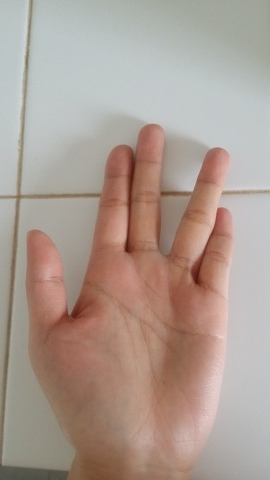
#> input picture learning/0.jpeg, 270 x 480 px; its folder holds only this picture in this run
$ python Recognition.py
#> lines starting #> are read from the running program, lines starting #| are printed output that depends on the picture; after the words box and inside, x2 and y2 are one past the last pixel; in counts of white or black regions, pixels touching at a corner belong together
# --coding:utf8--
import cv2
import numpy as np
import operator
from numpy import *


# 1. Read images
def readImage(fileName):
    # Read color image
    img = cv2.imread(fileName, cv2.IMREAD_COLOR)
    return img


# 2. Filters and threshold
def hand_threshold(frame):
    # Blur the image
    blur = cv2.blur(frame, (3, 3))
    # Convert to HSV color space
    hsv = cv2.cvtColor(blur, cv2.COLOR_BGR2HSV)
    # Create a binary image with where white will be skin colors and rest is black
    mask2 = cv2.inRange(hsv, np.array([2, 50, 50]), np.array([15, 255, 255]))
    cv2.imwrite('./result/binaryImage.png', mask2)
    # Kernel matrices for morphological transformation
    kernel_square = np.ones((11, 11), np.uint8)
    kernel_ellipse = cv2.getStructuringElement(cv2.MORPH_ELLIPSE, (5, 5))

    # Perform morphological transformations to filter out the background noise
    # Dilation increase skin color area
    # Erosion increase skin color area
    dilation = cv2.dilate(mask2, kernel_ellipse, iterations=1)
    erosion = cv2.erode(dilation, kernel_square, iterations=1)
    dilation2 = cv2.dilate(erosion, kernel_ellipse, iterations=1)
    filtered = cv2.medianBlur(dilation2, 5)
    kernel_ellipse = cv2.getStructuringElement(cv2.MORPH_ELLIPSE, (8, 8))
    dilation2 = cv2.dilate(filtered, kernel_ellipse, iterations=1)
    kernel_ellipse = cv2.getStructuringElement(cv2.MORPH_ELLIPSE, (5, 5))
    dilation3 = cv2.dilate(filtered, kernel_ellipse, iterations=1)
    median = cv2.medianBlur(dilation2, 5)
    ret, thresh = cv2.threshold(median, 127, 255, 0)
    return thresh


# 3. Find hand contour
def hand_contour_find(contours, frame):
    max_area=0
    largest_contour=-1
    for i in range(len(contours)):
        cont=contours[i]
        area=cv2.contourArea(cont)
        if(area>max_area):
            max_area=area
            largest_contour=i
    if(largest_contour==-1):
        return False,0
    else:
        # Largest area contour
        h_contour=contours[largest_contour]
        # Find convex hull
        hull = cv2.convexHull(h_contour)
        # Find convex defects
        hull2 = cv2.convexHull(h_contour, returnPoints=False)
        defects = cv2.convexityDefects(h_contour, hull2)

        # Get defect points and draw them in the original image
        # A list of start defect point, end defect point and far defect point
        StartDefect = []
        EndDefect = []
        FarDefect = []
        for i in range(defects.shape[0]):
            s, e, f, d = defects[i, 0]
            start = tuple(h_contour[s][0])
            end = tuple(h_contour[e][0])
            far = tuple(h_contour[f][0])
            StartDefect.append(start)
            EndDefect.append(end)
            FarDefect.append(far)
            cv2.line(frame, start, far, [255, 0, 100], 2)
            cv2.line(frame, far, end, [255, 0, 100], 2)
        return True, h_contour, StartDefect, EndDefect, FarDefect

# 4. Find Central Mass
def calculeCentralMass(h_contour, FarDefect, frame):
    # Find moments of the largest contour
    moments = cv2.moments(h_contour)

    # Central mass of first order moments
    if moments['m00'] != 0:
        cx = int(moments['m10'] / moments['m00'])  # cx = M10/M00
        cy = int(moments['m01'] / moments['m00'])  # cy = M01/M00
    centerMass = (cx, cy)
    FarDefect.append(centerMass)
    # Add Central Mass in the end of FarDefect

    # Draw center mass
    cv2.circle(frame, centerMass, 7, [100, 0, 255], 2)
    font = cv2.FONT_HERSHEY_SIMPLEX
    # add text 'CentralMass' in image
    # cv2.putText(frame, 'CentralMass', tuple(centerMass), font, 1, (255, 255, 255), 2)

    return FarDefect, centerMass, moments


# 5. Calcule distance between far defects to start nodes and end nodes
def calculeDistance(StartDefect, EndDefect, FarDefect, centerMass):
    # Distance from start defect to far node
    distanceBetweenDefectsToStart = []
    for i in range(0, len(StartDefect)):
        startNode = np.array(StartDefect[i])
        farNode = np.array(FarDefect[i])
        distance = np.sqrt(np.power(startNode[0]-farNode[0], 2) + np.power(startNode[1]-farNode[1], 2))
        distanceBetweenDefectsToStart.append(distance)

    # Distance from far defect to end node
    distanceBetweenDefectsToEnd = []
    for i in range(0, len(StartDefect)):
        endNode = np.array(EndDefect[i])
        farNode = np.array(FarDefect[i])
        distance = np.sqrt(np.power(endNode[0] - farNode[0], 2) + np.power(endNode[1] - farNode[1], 2))
        distanceBetweenDefectsToEnd.append(distance)

    # Distance from end node to next start node
    distanceBetweenEndNodeToNextStartNode = []
    for i in range(0, len(StartDefect)):
        endNode = np.array(EndDefect[i])
        nestStartNode = np.array(FarDefect[i+1])
        distance = np.sqrt(np.power(endNode[0] - nestStartNode[0], 2) + np.power(endNode[1] - nestStartNode[1], 2))
        distanceBetweenEndNodeToNextStartNode.append(distance)

    return distanceBetweenDefectsToStart, distanceBetweenDefectsToEnd, distanceBetweenEndNodeToNextStartNode


# 6. Create a graph
def creatGraph(StartDefect, EndDefect, FarDefect, frame, distanceBetweenDefectsToStart, distanceBetweenDefectsToEnd, distanceBetweenEndNodeToNextStartNode):
    # write nodes in a list
    node_list = []
    # write the edges in a list
    edge_list = []

    for i in range(0, len(StartDefect)):
        if distanceBetweenDefectsToStart[i] > 20 and distanceBetweenDefectsToEnd > 20 and distanceBetweenEndNodeToNextStartNode > 30 :
            # write start nodes in startNodeList
            startNodeList = []
            startNode = np.array(StartDefect[i])
            # start node Id
            startNodeList.append(len(node_list))
            # start node l'axe x
            startNodeList.append(startNode[0])
            # start node l'axe y
            startNodeList.append(startNode[1])
            # add start node in the node list
            node_list.append(startNodeList)
            # draw start node in frame
            cv2.circle(frame, StartDefect[i], 10, [255, 0, 100], 3)

            # write far nodes in farNodeList
            farNodeList = []
            farNode = np.array(FarDefect[i])
            # far node Id
            farNodeList.append(len(node_list))
            # far node l'axe x
            farNodeList.append(farNode[0])
            # far node l'axe y
            farNodeList.append(farNode[1])
            # add far node in the node list
            node_list.append(farNodeList)
            # draw far node in frame
            cv2.circle(frame, FarDefect[i], 10, [100, 0, 255], 3)

            # write end nodes in endNodeList
            endNodeList = []
            endNode = np.array(EndDefect[i])
            # end node Id
            endNodeList.append(len(node_list))
            # end node l'axe x
            endNodeList.append(endNode[0])
            # end node l'axe y
            endNodeList.append(endNode[1])
            # add end node in the node list
            node_list.append(endNodeList)
            # draw end node in frame
            cv2.circle(frame, EndDefect[i], 10, [255, 0, 100], 3)

            # Add the edge from start node to far node
            edge = []
            # edge Id
            edge.append(len(edge_list))
            # edge source : start node
            edge.append(startNodeList[0])
            # edge target : far node
            edge.append(farNodeList[0])
            # edge distance
            edge.append(distanceBetweenDefectsToStart[i])
            # add edge in the edge list
            edge_list.append(edge)
            # cv2.line(frame, StartDefect[i], FarDefect[i], [255, 0, 100], 2)

            # Add the edge from far node to end node
            edge = []
            # edge Id
            edge.append(len(edge_list))
            # edge source : far node
            edge.append(farNodeList[0])
            # edge target : end node
            edge.append(endNodeList[0])
            # edge distance
            edge.append(distanceBetweenDefectsToEnd[i])
            # add edge in the edge list
            edge_list.append(edge)
            # cv2.line(frame, FarDefect[i], EndDefect[i], [255, 0, 100], 2)

    # write nodes and edges in a list
    graph = []
    graph.append(node_list)
    graph.append(edge_list)
    # print graph
    return graph

# 7. Write in a file
def writeFile(graph):
    file = open('./graph/graph.txt', 'w')
    for i in graph:
        info = ' '.join([str(j) for j in i])
        file.write(info + "\n")
    file.close()


############################### Learning ###############################

def learning(fileName):
    # Read images
    frame = readImage(fileName)
#> in readImage, img is the input picture: shape (480, 270, 3); mean B, G, R 146.1, 155.8, 172.5
    frame_original = np.copy(frame)

    # Filters and threshold
    frame_threshold = hand_threshold(frame)
#> in hand_threshold, `hsv = cv2.cvtColor(blur, cv2.COLOR_BGR2HSV)`: hsv: shape (480, 270, 3); mean H, S, V 37.9, 47.3, 174.6
#> in hand_threshold, `mask2 = cv2.inRange(hsv, np.array([2, 50, 50]), np.array([15, 255, 255..`:
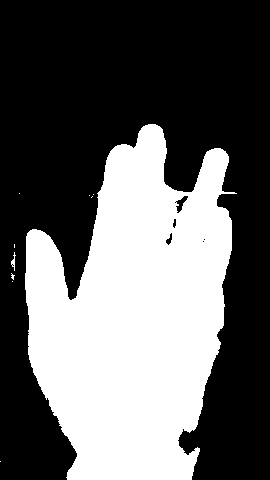
#> mask2: shape (480, 270); 38.9% white; 10 white regions (8 under 20 px), largest, box (x1, y1, x2, y2) and area: (25, 124, 237, 480) 50349, (11, 252, 16, 271) 38
#> in hand_threshold, `dilation = cv2.dilate(mask2, kernel_ellipse, iterations=1)`:
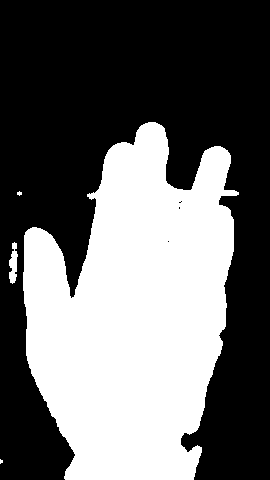
#> dilation: shape (480, 270); 41.1% white; 4 white regions (2 under 20 px), largest, box (x1, y1, x2, y2) and area: (23, 122, 239, 480) 52992, (9, 242, 18, 284) 243
#> in hand_threshold, `erosion = cv2.erode(dilation, kernel_square, iterations=1)`:
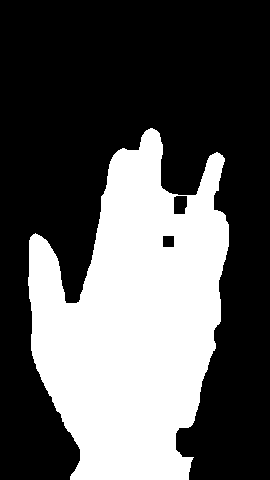
#> erosion: shape (480, 270); 35.3% white; 1 white region, box (x1, y1, x2, y2) and area: (28, 128, 229, 480) 45789
#> in hand_threshold, `dilation2 = cv2.dilate(erosion, kernel_ellipse, iterations=1)`: dilation2: shape (480, 270); 37.3% white; 1 white region, box (x1, y1, x2, y2) and area: (26, 126, 231, 480) 48277
#> in hand_threshold, `filtered = cv2.medianBlur(dilation2, 5)`: filtered: shape (480, 270); 37.3% white; 1 white region, box (x1, y1, x2, y2) and area: (26, 126, 231, 480) 48302
#> in hand_threshold, `dilation2 = cv2.dilate(filtered, kernel_ellipse, iterations=1)`:
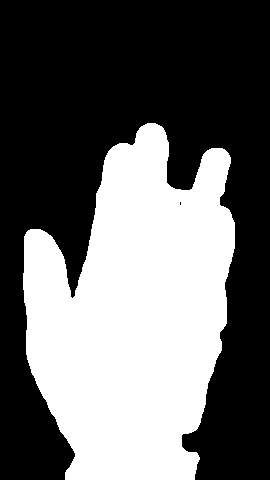
#> dilation2: shape (480, 270); 40.6% white; 1 white region, box (x1, y1, x2, y2) and area: (23, 123, 235, 480) 52639
#> in hand_threshold, `dilation3 = cv2.dilate(filtered, kernel_ellipse, iterations=1)`:
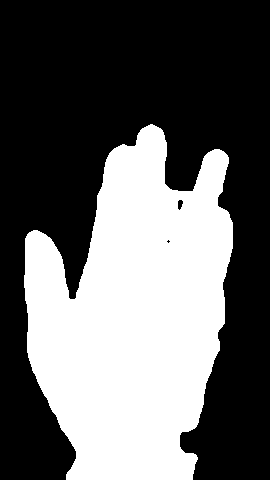
#> dilation3: shape (480, 270); 39.1% white; 1 white region, box (x1, y1, x2, y2) and area: (24, 124, 233, 480) 50704
#> in hand_threshold, `median = cv2.medianBlur(dilation2, 5)`: median: shape (480, 270); 40.6% white; 1 white region
    contour_frame = np.copy(frame_threshold)
    # print filter image
    cv2.imwrite('./result/frame_threshold.png', frame_threshold)

    # Find contours of the filtered frame
    contours, hierarchy = cv2.findContours(contour_frame, cv2.RETR_TREE, cv2.CHAIN_APPROX_SIMPLE)
#> contours = 1 contour; box (x1, y1, x2, y2) and area: (23, 123, 235, 480) 52077
    found, hand_contour, StartDefect, EndDefect, FarDefect = hand_contour_find(contours, contour_frame)
#> the loop in hand_contour_find, `for i in range(len(contours)):` made 1 pass
#> (area, max_area, largest_contour) on pass 1: (52077, 52077, 0)
#> after the loop in hand_contour_find, `for i in range(len(contours)):`: largest_contour = 0; max_area = 52077
#> in hand_contour_find, `h_contour=contours[largest_contour]`: h_contour = contour of 466 points, box (x1, y1, x2, y2) (23, 123, 235, 480), area 52077
#> in hand_contour_find, `hull = cv2.convexHull(h_contour)`: hull = contour of 23 points, box (x1, y1, x2, y2) (23, 123, 235, 480), area 60500
#> in hand_contour_find, `hull2 = cv2.convexHull(h_contour, returnPoints=False)`: hull2 = 23 values, max 465 at index 0, min 0 at index 22, mean 238.7
#> in hand_contour_find, `defects = cv2.convexityDefects(h_contour, hull2)`: defects = 17 rows, first 6: [0, 6, 1, 114], [6, 30, 17, 2559], [30, 144, 99, 20115], [145, 149, 146, 114], [149, 151, 150, 249], [152, 162, 159, 716]
#> the loop in hand_contour_find, `for i in range(defects.shape[0]):` made 17 passes
#> (s, e, f, d, start, end, far) on passes 1 to 12: (0, 6, 1, 114, (147, 123), (141, 126), (146, 124)), (6, 30, 17, 2559, (141, 126), (113, 146), (133, 144)), (30, 144, 99, 20115, (113, 146), (28, 230), (73, 296)), (145, 149, 146, 114, (26, 232), (24, 236), (26, 233)), (149, 151, 150, 249, (24, 236), (23, 273), (24, 272)), (152, 162, 159, 716, (23, 289), (26, 354), (27, 315)), (162, 164, 163, 201, (26, 354), (27, 359), (27, 355)), (164, 172, 171, 226, (27, 359), (31, 372), (31, 369)), (172, 248, 233, 4455, (31, 372), (65, 479), (75, 453)), (249, 259, 254, 435, (194, 479), (199, 459), (196, 464)), (259, 325, 270, 5682, (199, 459), (221, 350), (181, 436)), (325, 337, 330, 1296, (221, 350), (226, 323), (219, 333))
#> after the loop in hand_contour_find, `for i in range(defects.shape[0]):`:
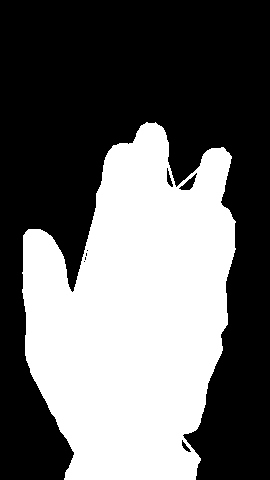
#> frame: shape (480, 270); 41.2% white; 1 white region, box (x1, y1, x2, y2) and area: (22, 122, 236, 480) 53434
#> after the loop in hand_contour_find, `for i in range(defects.shape[0]):`: EndDefect = [(141, 126), (113, 146), (28, 230), (24, 236), (23, 273), (26, 354), (27, 359), (31, 372), (65, 479), (199, 459), (221, 350), (226, 323), (234, 248), (230, 157), (228, 153), (222, 148), (155, 123)]; FarDefect = [(146, 124), (133, 144), (73, 296), (26, 233), (24, 272), (27, 315), (27, 355), (31, 369), (75, 453), (196, 464), (181, 436), (219, 333), (224, 282), (219, 203), (229, 156), (223, 149), (175, 189)]; StartDefect = [(147, 123), (141, 126), (113, 146), (26, 232), (24, 236), (23, 289), (26, 354), (27, 359), (31, 372), (194, 479), (199, 459), (221, 350), (226, 323), (234, 222), (230, 157), (224, 149), (222, 148)]
#> found = True; hand_contour has the same summary as h_contour in hand_contour_find

    FarDefect, centerMass, moments = calculeCentralMass(hand_contour, FarDefect, contour_frame)
#> in calculeCentralMass, `moments = cv2.moments(h_contour)`: moments = moments, m00 52077, centre m10/m00, m01/m00 = (133.6, 315.2)
#> in calculeCentralMass, `cx = int(moments['m10'] / moments['m00'])`: cx = 133
#> in calculeCentralMass, `cy = int(moments['m01'] / moments['m00'])`: cy = 315
#> in calculeCentralMass, `centerMass = (cx, cy)`: centerMass = (133, 315)
#> in calculeCentralMass, `cv2.circle(frame, centerMass, 7, [100, 0, 255], 2)`:
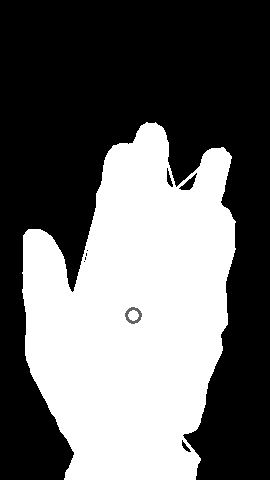
#> frame: shape (480, 270); 0.1% of pixels changed, all inside (x1, y1, x2, y2) = (125, 307, 142, 324)
#> in calculeCentralMass, `font = cv2.FONT_HERSHEY_SIMPLEX`: font = 0
#> FarDefect = [(146, 124), (133, 144), (73, 296), (26, 233), (24, 272), (27, 315), (27, 355), (31, 369), (75, 453), (196, 464), (181, 436), (219, 333), (224, 282), (219, 203), (229, 156), (223, 149), (175, 189), (133, 315)]; centerMass = (133, 315)
    # print hand contour image with Central Mass
    cv2.imwrite('./result/frame_CentralMass.png', contour_frame)
    # print distanceBetweenDefectsToCenter

    # Calcule distance between far defects to start nodes and end nodes
    distanceBetweenDefectsToStart,distanceBetweenDefectsToEnd, distanceBetweenEndNodeToNextStartNode = calculeDistance(StartDefect, EndDefect, FarDefect,centerMass)
#> the loop in calculeDistance, `for i in range(0, len(StartDefect)):` made 17 passes
#> (startNode, farNode, distance) on passes 1 to 12: ([147, 123], [146, 124], 1.41), ([141, 126], [133, 144], 19.7), ([113, 146], [73, 296], 155.2), ([26, 232], [26, 233], 1), ([24, 236], [24, 272], 36), ([23, 289], [27, 315], 26.31), ([26, 354], [27, 355], 1.41), ([27, 359], [31, 369], 10.77), ([31, 372], [75, 453], 92.18), ([194, 479], [196, 464], 15.13), ([199, 459], [181, 436], 29.21), ([221, 350], [219, 333], 17.12)
#> after the loop in calculeDistance, `for i in range(0, len(StartDefect)):`: distanceBetweenDefectsToStart = [1.41, 19.7, 155.2, 1, 36, 26.31, 1.41, 10.77, 92.18, 15.13, 29.21, 17.12, 41.05, 24.21, 1.41, 1, 62.37]
#> the loop in calculeDistance, `for i in range(0, len(StartDefect)):` made 17 passes
#> (endNode, farNode, distance) on passes 1 to 12: ([141, 126], [146, 124], 5.39), ([113, 146], [133, 144], 20.1), ([28, 230], [73, 296], 79.88), ([24, 236], [26, 233], 3.61), ([23, 273], [24, 272], 1.41), ([26, 354], [27, 315], 39.01), ([27, 359], [27, 355], 4), ([31, 372], [31, 369], 3), ([65, 479], [75, 453], 27.86), ([199, 459], [196, 464], 5.83), ([221, 350], [181, 436], 94.85), ([226, 323], [219, 333], 12.21)
#> after the loop in calculeDistance, `for i in range(0, len(StartDefect)):`: distanceBetweenDefectsToEnd = [5.39, 20.1, 79.88, 3.61, 1.41, 39.01, 4, 3, 27.86, 5.83, 94.85, 12.21, 35.44, 47.3, 3.16, 1.41, 68.96]
#> the loop in calculeDistance, `for i in range(0, len(StartDefect)):` made 17 passes
#> (endNode, nestStartNode, distance) on passes 1 to 12: ([141, 126], [133, 144], 19.7), ([113, 146], [73, 296], 155.2), ([28, 230], [26, 233], 3.61), ([24, 236], [24, 272], 36), ([23, 273], [27, 315], 42.19), ([26, 354], [27, 355], 1.41), ([27, 359], [31, 369], 10.77), ([31, 372], [75, 453], 92.18), ([65, 479], [196, 464], 131.9), ([199, 459], [181, 436], 29.21), ([221, 350], [219, 333], 17.12), ([226, 323], [224, 282], 41.05)
#> after the loop in calculeDistance, `for i in range(0, len(StartDefect)):`: distanceBetweenEndNodeToNextStartNode = [19.7, 155.2, 3.61, 36, 42.19, 1.41, 10.77, 92.18, 131.9, 29.21, 17.12, 41.05, 47.43, 1.41, 6.4, 62.37, 193.3]
    # Create a graph
    graph = creatGraph(StartDefect, EndDefect, FarDefect, contour_frame,distanceBetweenDefectsToStart, distanceBetweenDefectsToEnd, distanceBetweenEndNodeToNextStartNode)
#> the loop in creatGraph, `for i in range(0, len(StartDefect)):` made 3 passes
#> after the loop in creatGraph, `for i in range(0, len(StartDefect)):`: edge_list = []
    # Write in a file
    writeFile(graph)
    # print hand contour image after delete too small distance
    cv2.imwrite('./graph/frame_delete.png', contour_frame)

    # use graph image for calucalting 7 vertor using HuMoments
    vector_graph = cv2.HuMoments(cv2.moments(contour_frame)).flatten()
    # print vector_graph

    return vector_graph

############################### Recognitiom ###############################

def classify(inX, dataSet, labels, k):
    dataSetSize = dataSet.shape[0]
    diffMat = tile(inX, (dataSetSize,1)) - dataSet
    sqDiffMat = diffMat**2
    sqDistances = sqDiffMat.sum(axis=1)
    distances = sqDistances**0.5
    sortedDistances = distances.argsort()
    classCount = {}
    for i in range(k):
        numOflabel = labels[sortedDistances[i]]
        classCount[numOflabel] = classCount.get(numOflabel,0) + 1
    sortedClassCount = sorted(classCount.iteritems(), key=operator.itemgetter(1),reverse=True)
    return sortedClassCount[0][0]


if __name__ == '__main__':
    group=zeros((20,7))
    labels = ['Lizard', 'Lizard', 'Spock', 'Spock', 'Paper', 'Paper', 'Paper', 'Rock', 'Rock', 'Scissors', 'Scissors', 'Scissors', 'Scissors', 'Rock', 'Rock', 'Paper','Lizard', 'Lizard','Spock', 'Spock']

    for i in range(20):
        fileName = './learning/'+str(i)+'.jpeg'
#> (the run stopped early here; a loop or call above may not have finished)
